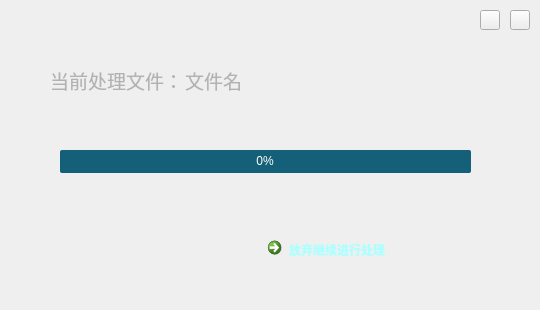
<?xml version="1.0" encoding="UTF-8"?>
<ui version="4.0">
 <class>WaitingProgressBar</class>
 <widget class="QWidget" name="WaitingProgressBar">
  <property name="windowModality">
   <enum>Qt::ApplicationModal</enum>
  </property>
  <property name="geometry">
   <rect>
    <x>0</x>
    <y>0</y>
    <width>540</width>
    <height>310</height>
   </rect>
  </property>
  <property name="minimumSize">
   <size>
    <width>540</width>
    <height>310</height>
   </size>
  </property>
  <property name="maximumSize">
   <size>
    <width>540</width>
    <height>310</height>
   </size>
  </property>
  <property name="windowTitle">
   <string>WaitingProgressBar</string>
  </property>
  <property name="windowIcon">
   <iconset resource="qttrajectoryanalysis.qrc">
    <normaloff>:/QtTrajectoryAnalysis/Resources/maskManDetect.ico</normaloff>:/QtTrajectoryAnalysis/Resources/maskManDetect.ico</iconset>
  </property>
  <widget class="QWidget" name="widget" native="true">
   <property name="geometry">
    <rect>
     <x>0</x>
     <y>0</y>
     <width>540</width>
     <height>310</height>
    </rect>
   </property>
   <property name="minimumSize">
    <size>
     <width>540</width>
     <height>310</height>
    </size>
   </property>
   <property name="maximumSize">
    <size>
     <width>540</width>
     <height>310</height>
    </size>
   </property>
   <property name="styleSheet">
    <string notr="true">QWidget#widget{border-image: url(:/QtTrajectoryAnalysis/Resources/bottom.png)}</string>
   </property>
   <widget class="QLabel" name="label_file">
    <property name="geometry">
     <rect>
      <x>185</x>
      <y>60</y>
      <width>211</width>
      <height>41</height>
     </rect>
    </property>
    <property name="styleSheet">
     <string notr="true">font: 75 9pt &quot;微软雅黑&quot;;
color: rgb(178, 178, 178);</string>
    </property>
    <property name="text">
     <string>&lt;html&gt;&lt;head/&gt;&lt;body&gt;&lt;p&gt;&lt;span style=&quot; font-size:14pt;&quot;&gt;文件名&lt;/span&gt;&lt;/p&gt;&lt;/body&gt;&lt;/html&gt;</string>
    </property>
   </widget>
   <widget class="QLabel" name="label">
    <property name="geometry">
     <rect>
      <x>50</x>
      <y>60</y>
      <width>171</width>
      <height>41</height>
     </rect>
    </property>
    <property name="styleSheet">
     <string notr="true">font: 75 8pt &quot;微软雅黑&quot;;
color: rgb(178, 178, 178);</string>
    </property>
    <property name="text">
     <string>&lt;html&gt;&lt;head/&gt;&lt;body&gt;&lt;p&gt;&lt;span style=&quot; font-size:14pt;&quot;&gt;当前处理文件：&lt;/span&gt;&lt;/p&gt;&lt;/body&gt;&lt;/html&gt;</string>
    </property>
   </widget>
   <widget class="QCommandLinkButton" name="cmdLinkBtn">
    <property name="geometry">
     <rect>
      <x>260</x>
      <y>230</y>
      <width>185</width>
      <height>41</height>
     </rect>
    </property>
    <property name="styleSheet">
     <string notr="true">font: 12pt &quot;微软雅黑&quot;;
color: rgb(170, 255, 255);</string>
    </property>
    <property name="text">
     <string>放弃继续进行处理</string>
    </property>
   </widget>
   <widget class="QProgressBar" name="progressBar">
    <property name="geometry">
     <rect>
      <x>60</x>
      <y>150</y>
      <width>411</width>
      <height>23</height>
     </rect>
    </property>
    <property name="styleSheet">
     <string notr="true">QProgressBar{
font: 75 10pt &quot;微软雅黑&quot;;
border-radius:2px;
color:#fff;
	background-color:#156079;
}
QProgressBar::chunk {
	background-color: rgb(52, 52, 52);
    border-bottom:1px solid gray;
}</string>
    </property>
    <property name="value">
     <number>0</number>
    </property>
    <property name="alignment">
     <set>Qt::AlignCenter</set>
    </property>
    <property name="textVisible">
     <bool>true</bool>
    </property>
    <property name="orientation">
     <enum>Qt::Horizontal</enum>
    </property>
    <property name="textDirection">
     <enum>QProgressBar::TopToBottom</enum>
    </property>
   </widget>
  </widget>
  <widget class="QPushButton" name="pBtn_minimize">
   <property name="geometry">
    <rect>
     <x>480</x>
     <y>10</y>
     <width>20</width>
     <height>20</height>
    </rect>
   </property>
   <property name="styleSheet">
    <string notr="true">QPushButton{border-image: url(:/QtTrajectoryAnalysis/Resources/minimize.png);}
QPushButton:hover{border-image: url(:/QtTrajectoryAnalysis/Resources/minimize-mouse.png);}
QPushButton:pressed{border-image: url(:/QtTrajectoryAnalysis/Resources/minimize-mouse.png);}
</string>
   </property>
   <property name="text">
    <string/>
   </property>
   <property name="iconSize">
    <size>
     <width>25</width>
     <height>25</height>
    </size>
   </property>
  </widget>
  <widget class="QPushButton" name="pBtn_exit">
   <property name="geometry">
    <rect>
     <x>510</x>
     <y>10</y>
     <width>20</width>
     <height>20</height>
    </rect>
   </property>
   <property name="styleSheet">
    <string notr="true">QPushButton{border-image: url(:/QtTrajectoryAnalysis/Resources/exit.png);}
QPushButton:hover{border-image: url(:/QtTrajectoryAnalysis/Resources/exit-mouse.png);}
QPushButton:pressed{border-image: url(:/QtTrajectoryAnalysis/Resources/exit-mouse.png);}
</string>
   </property>
   <property name="text">
    <string/>
   </property>
   <property name="iconSize">
    <size>
     <width>25</width>
     <height>25</height>
    </size>
   </property>
  </widget>
  <widget class="QLabel" name="label_progress">
   <property name="geometry">
    <rect>
     <x>360</x>
     <y>90</y>
     <width>161</width>
     <height>41</height>
    </rect>
   </property>
   <property name="styleSheet">
    <string notr="true">font: 12pt &quot;微软雅黑&quot;;
color: rgb(178, 178, 178);</string>
   </property>
   <property name="text">
    <string>&lt;html&gt;&lt;head/&gt;&lt;body&gt;&lt;p&gt;&lt;br/&gt;&lt;/p&gt;&lt;/body&gt;&lt;/html&gt;</string>
   </property>
   <property name="alignment">
    <set>Qt::AlignCenter</set>
   </property>
  </widget>
 </widget>
 <layoutdefault spacing="6" margin="11"/>
 <resources>
  <include location="qttrajectoryanalysis.qrc"/>
 </resources>
 <connections/>
</ui>
